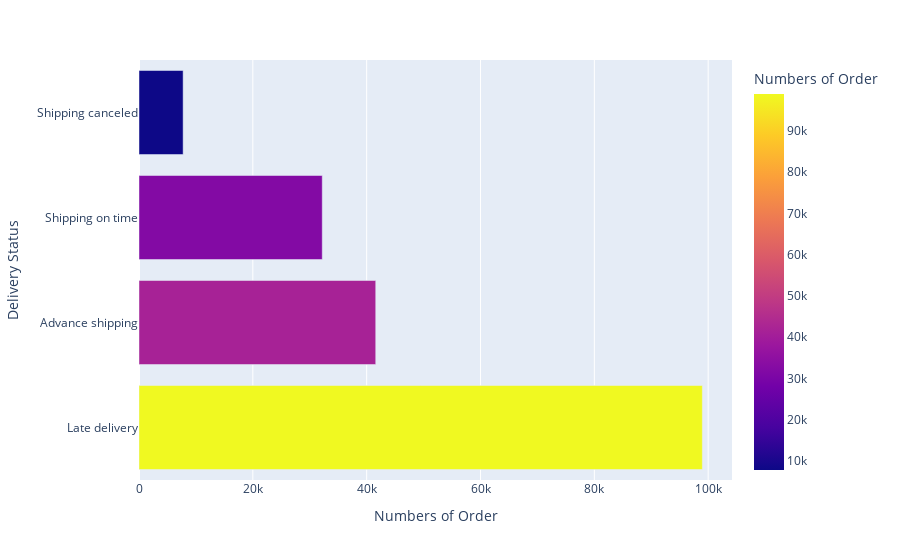

The cell this chart's notebook holds for it:
### Markdown cell above
***Observations:*** As we can see There is a very high number of order in Late delivery. Let's plot in in a graph.

### Code cell
# BarPlot
px.bar(delivery_status_count, y="Delivery Status", x="Numbers of Order", color="Numbers of Order")

### Figure 1 — Plotly figure (JSON) as saved in the notebook; plotly's stock layout.template omitted (floating-point values rounded to 4 significant figures)
{"data": [{"alignmentgroup": "True", "hovertemplate": "Numbers of Order=%{marker.color}<br>Delivery Status=%{y}<extra></extra>", "legendgroup": "", "marker": {"color": [98977, 41592, 32196, 7754], "coloraxis": "coloraxis", "pattern": {"shape": ""}}, "name": "", "offsetgroup": "", "orientation": "h", "showlegend": false, "textposition": "auto", "type": "bar", "x": [98977, 41592, 32196, 7754], "xaxis": "x", "y": ["Late delivery", "Advance shipping", "Shipping on time", "Shipping canceled"], "yaxis": "y"}], "layout": {"barmode": "relative", "coloraxis": {"colorbar": {"title": {"text": "Numbers of Order"}}, "colorscale": [[0, "#0d0887"], [0.1111, "#46039f"], [0.2222, "#7201a8"], [0.3333, "#9c179e"], [0.4444, "#bd3786"], [0.5556, "#d8576b"], [0.6667, "#ed7953"], [0.7778, "#fb9f3a"], [0.8889, "#fdca26"], [1, "#f0f921"]]}, "legend": {"tracegroupgap": 0}, "margin": {"t": 60}, "xaxis": {"anchor": "y", "domain": [0, 1], "title": {"text": "Numbers of Order"}}, "yaxis": {"anchor": "x", "domain": [0, 1], "title": {"text": "Delivery Status"}}}}
